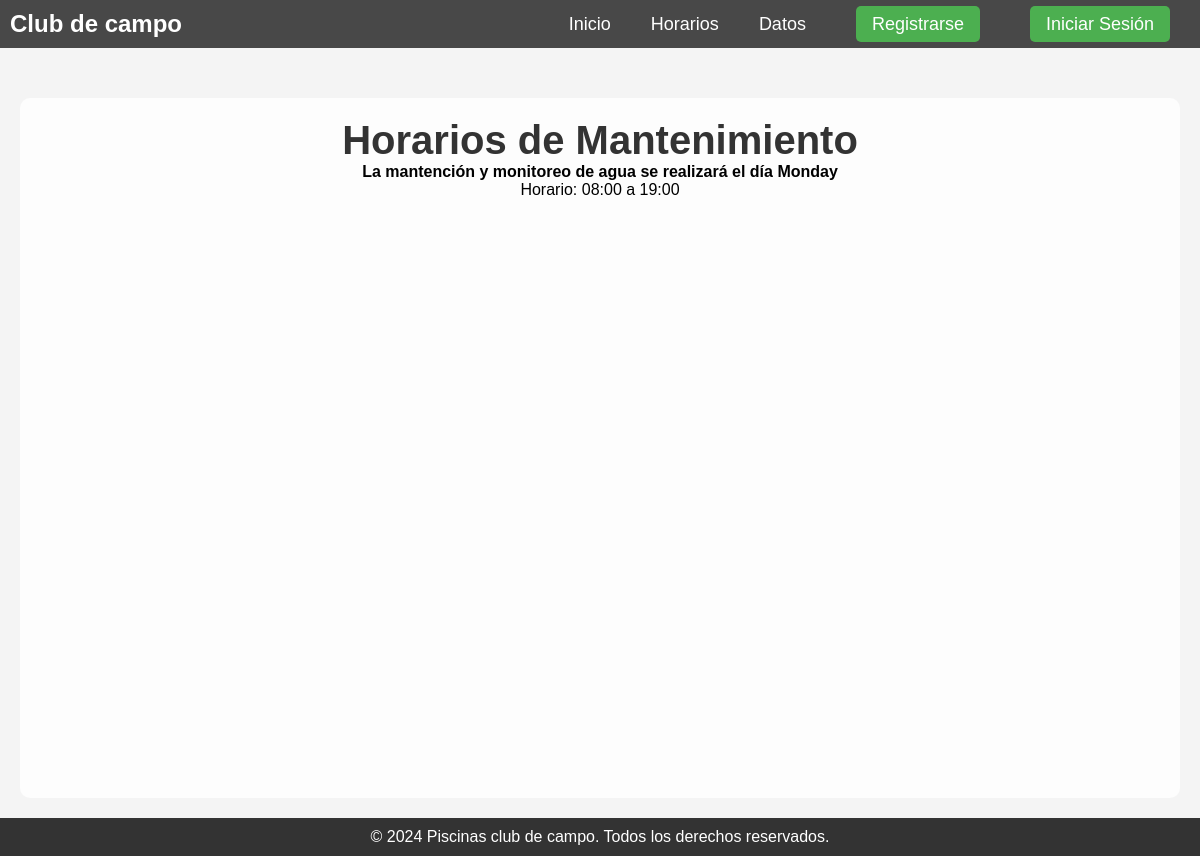
/horarios/, run on the app's committed database.
### aplicacion/models.py (models this page shows, shortened)
class HorarioMantencion(models.Model):
    dia_mantencion = models.CharField(max_length=10)  # Día de la semana
    horario_inicio = models.TimeField(default="08:00:00")
    horario_fin = models.TimeField(default="19:00:00")

### aplicacion/views.py (the view)
# urls.py: path('horarios/', views.horarios, name='horarios'),
def horarios(request):
    horario = HorarioMantencion.objects.first()
    return render(request, 'horarios.html', {'horario': horario})

### aplicacion/templates/horarios.html
{% extends 'base.html' %}
{% block content %}
{% load static %}
<h1>Horarios de Mantenimiento</h1>
{% if horario %}
<div class="live-betting">
    <p><strong>La mantención y monitoreo de agua se realizará el día {{ horario.dia_mantencion }}</strong></p>
    <p>Horario: {{ horario.horario_inicio }} a {{ horario.horario_fin }}</p>
</div>
{% else %}
<p>No se ha establecido un horario de mantención.</p>
{% endif %}
{% endblock %}

### static/css/styles.css (style rules this page uses)
* { margin: 0; padding: 0; box-sizing: border-box; }
body { font-family: Arial, sans-serif; background-color: #f4f4f4; }
body { font-family: Arial, sans-serif; }
h1 { font-size: 2.5em; color: #333; }

### data on the page
HorarioMantencion: dia_mantencion "Monday", horario_inicio "08:00", horario_fin "19:00"
